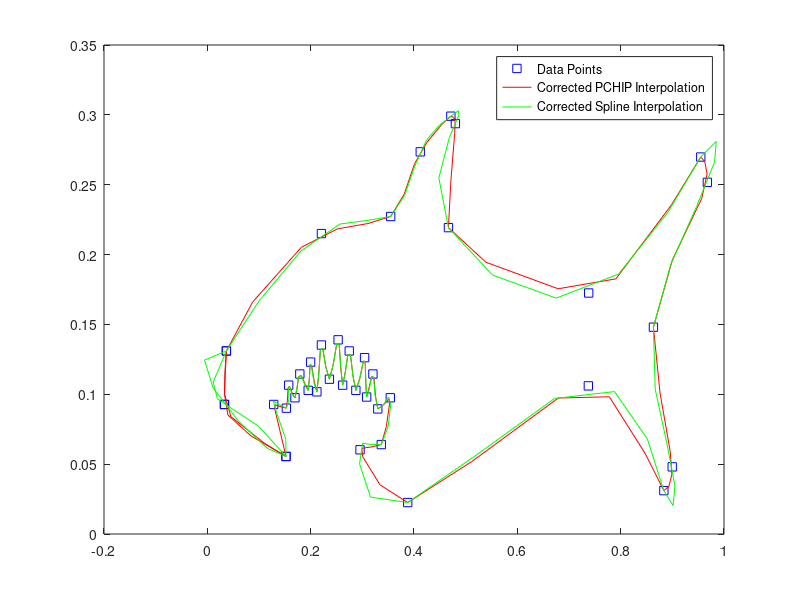
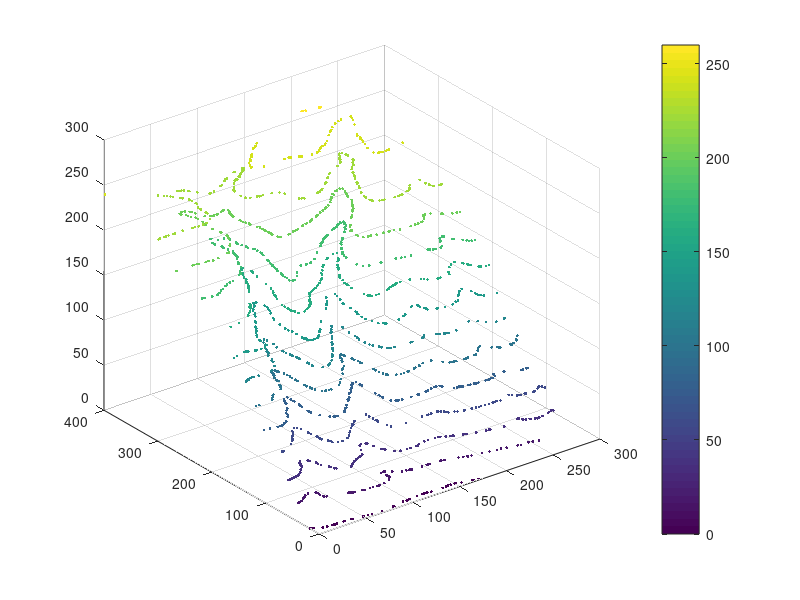

Recreate these plots in MATLAB, in order.
%% Homework #4
%  Ian Blackstone
%  Math 365, Fall 2016

%% Problems

function hmwk1()

hmwk_problem(@prob2,'prob2');
hmwk_problem(@prob3,'prob3');
hmwk_problem(@prob4,'prob4');
hmwk_problem(@prob5,'prob5');
hmwk_problem(@prob6,'prob6');


end

function hmwk_problem(prob,msg)

try
    prob()
    fprintf('%s : Success!\n',msg);
catch me
    fprintf('%s : Something went wrong.\n',msg);
    fprintf('%s\n',me.message);
end
fprintf('\n');
end

%% Problem #1 : Polynomial Interpolation
function prob1()

% part a, given values of (-1,6),(0,1) and (1,2) determine unique 2nd degree
% polynomial p2(x) to the data.
p2 = @(x) 3.*x.*(x-1)-(x+1).*(x-1)+2.*(x+1)/2.*x;
x = [-1:1:1];

% part b) we can approach using Van Der Monde matricies where we have three
%equations and three unknowns to solve for our coefficients
A = vander(x);
B = [6;1;2];

coeff = A\B;
a0 = coeff(3)
a1 = coeff(2)
a2 = coeff(1)

p2new = @(x) a0+a1.*x+ a2.*x.^2

% part c: check that a and b give same result:
X = linspace(-1,1,20);

err = p2(X) - p2new(X);
fprintf('The maximum error is %.3f \n',max(err))

end

%% Problem #2 : Barycentric Interpolation
function prob2()

% part a
% create 52 points to evaluate the function at
n = 52;
xj = -cos((0:n)*pi/n);

% Delcare the function and create y values at the desired points
f = @(x) abs(x-0.2)+(1-x.^2).^3;
fj = f(xj);

% Create 1000 points to evaluate the interpolation at.
m = 1000; 
u = -cos(pi*(0:m)/m);

% Create the barycentered interpolation of the function.
qn = baryinterp(xj,fj,u);

% Plot the function and the interpolation of the function
figure
plot(u,qn,'r-',xj,fj,'s')
legend('function','interpolation')
title('Barycentric Interpolation')

%part b
% create an interpolation of the function using the polyfit function and evaluate the polynomial at the points created earlier using polyval
cj = polyfit(xj,fj,n);
pn = polyval(cj,u);

% plot the function and the interpolation
figure
plot(u,pn,'r-',xj,fj,'s')
end

%% Problem #3 : Approximation Theory
function prob3()

% List the coeficients of the 14th degree taylor expansion of e^(2x)
T = [1,2,2,4/3,2/3,4/15,4/45,88/315,2/315,4/2835,4/14175,4/467775,8/6081075,8/42567525];

% Create a polynomial using the coefficients given and define the exact function.
x = linspace(-1,1,201);
p = polyval(T,x);
y = exp(2*x);

% calculate the difference between the polynomial and the exact function and plot the error.
err = p - y;
n1 = norm(err,1);
n2 = norm(err,2);
ninf = norm(err,inf);
figure
table(n1,n2,ninf)
plot(x,err)
title('Taylor expansion of e^(2x)')

% part b

% Define equally spaced points, Chebyshev points, and legendre points within the range of -1 to 1.
i = 0:14;
xeq = -1 + 2*i./14;
xch = -cos(i*pi()./14);
xle = [-0.987992518020485 -0.394151347077563 0.570972172608539 -0.937273392400706 -0.201194093997435 0.724417731360170 -0.848206583410427 0 0.848206583410427 -0.724417731360170 0.201194093997435 0.937273392400706 -0.570972172608539 0.394151347077563 0.987992518020485];

% calculate the y values for each set of x and create polynomials to interpolate the points.
Teq = polyfit(xeq,exp(2*xeq),14)
Tch = polyfit(xch,exp(2*xch),14)
Tle = polyfit(xle,exp(2*xle),14)

% evaluate the created polynomials at each set of points and 
peq = polyval(Teq,x);
pch = polyval(Tch,x);
ple = polyval(Tle,x);

% plot the error for each method and report the norms in a table.
figure
erreq = peq - y;
n1eq = norm(erreq,1);
n2eq = norm(erreq,2);
ninfeq = norm(erreq,inf);
table(n1eq,n2eq,ninfeq)
plot(x,erreq)
title('Equally spaced points')

figure
errch = pch - y;
n1ch = norm(errch,1);
n2ch = norm(errch,2);
ninfch = norm(errch,inf);
table(n1ch,n2ch,ninfch)
plot(x,errch)
title('Chebyshev points')

figure
errle = ple - y;
n1le = norm(errle,1);
n2le = norm(errle,2);
ninfle = norm(errle,inf);
table(n1le,n2le,ninfle)
plot(x,errle)
title('Legendre points')

% part c
% The chebyshev and legendre points produce very small errors, legendre has a smaller norm1 and 2 but larger infinite norm.  I would select the chebyshev points to use however, as they were able to be built using a simple formula rather than typed manually.

% part d
% call the chebfun function to define the function to be interpolated and the remez function to find the best interpolation with 14 degrees.
f = chebfun('exp(2*x)');
[r,errr] = remez(f,14);

% Plot the error of both the Chebyshev point interpolation and the chebfun interpolation.
figure
plot(x,errch,'b',x,errr*x,'r')
title('error in Chebyshev points versus chebfun interpolation')
legend('Chebyshev','Chebfun')


end


%% Problem #4 : Piecewise Cubic Hermite Interpolation
function prob4()


end


%% Problem #5 : Closed Curve Interpolation
function prob5()
%part a
load shark;
plot(x,y,'k.-','MarkerSize',10);
N=100
t=1:length(x);
tt=linspace(t(1),t(end),101);
%part b
%Using Spline: create smooth parameteric line
xx=spline(t,x,tt);
yy=spline(t,y,tt);
px=pchip(t,x,tt);
py=pchip(t,y,tt);
plot(x,y,'bs',xx,yy,'k.-',px,py,'b-')
legend('Data Points','Spline Interpolation','PCHIP Interpolation')
%part c
x1=[x(end-1);x;x(2)];
y1=[y(end-1);y;y(2)];
t1=1:length(x1);
tt1=linspace(t1(1),t1(end),N+1);
xx1=spline(t1,x1,tt1);
yy1=spline(t1,y1,tt1);
px1=pchip(t1,x1,tt1);
py1=pchip(t1,y1,tt1);
plot(x1,y1,'bs',px1,py1,'r-',xx1,yy1,'g-')
legend('Data Points','Corrected PCHIP Interpolation','Corrected Spline Interpolation')
%part d
%The representation I like best is that of the corrected PCHIP
%Interpolation. The shark's curves are much smoother and there is less of
%an overshoot on the nose.
%part e

%I don't know how to do this. This is ridiculous and all sources I have
%tried have yeilded no results including NCM as well as MathWorks forums
%and even other students. I have spent about 2 hours on this question alone
%and speaking with the instructor doesn't help because he makes me feel
%stupid and offers only minimal support. 

end

%% Problem #6 : Scattered Data Interpolation
function prob6()
% Load data
load topodata;
% First figure, color coded scatter plot fo the data
figure
scatter3(x,y,z,40,z,'.');
colorbar
% call rbffit function
r = rbffit(x,y,z);
% generate a list of X and Y points
x1 = linspace(0,261,100);
y1 = linspace(0,399,153);
% Create a grid from the generated points
[X,Y] = meshgrid(x1,y1);
% Call rbval function to generate the matching Z points for the x and y points generated earlier.
Z = rbfval(r,x,y,X,Y);
% Second figure, a 3D surface map
figure
surf(X,Y,Z)
shading interp;
colormap(autumn);
lighting phong;
camlight right;
% define the contour lines to use.
v = 0:20:260;
% third figure, a contour plot.
figure
contour(X,Y,Z,v)
end